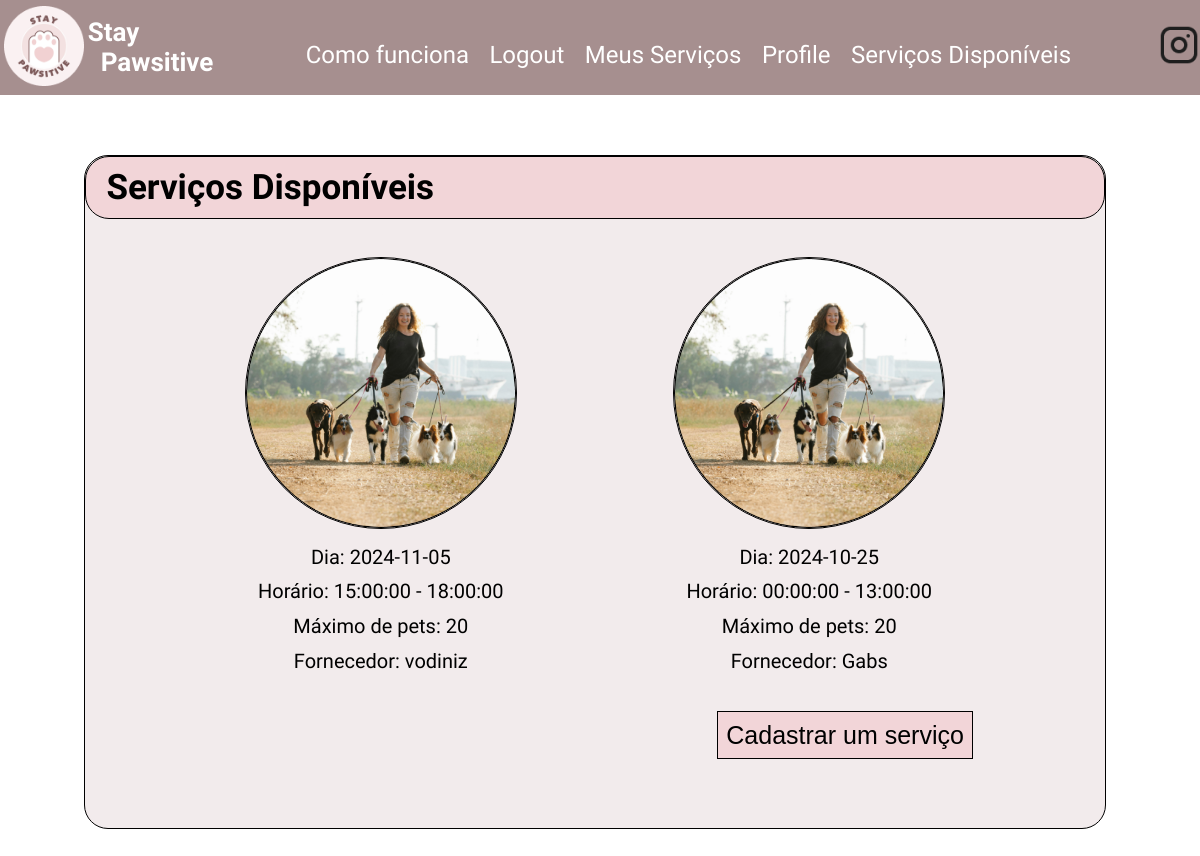
The app's page /services/ (signed in) with its own data.
### app/models.py (models this page shows, shortened)
class PossibleWalk(db.Model):
    id: so.Mapped[int] = so.mapped_column(primary_key = True, autoincrement=True)
    max_pets: so.Mapped[int] = so.mapped_column()
    date: so.Mapped[datetime.date] = so.mapped_column(Date)
    start_hour: so.Mapped[time] = so.mapped_column(Time)
    end_hour: so.Mapped[time] = so.mapped_column(Time)
    username: so.Mapped[str] = so.mapped_column(sa.ForeignKey(User.username), index=True)

### app/routes.py (the view)
@app.route('/services/', methods=['GET', 'POST'])
@login_required
def services():
    possible_walks = db.session.query(PossibleWalk).filter(PossibleWalk.username != current_user.username).all()
    return render_template('services.html', title='Ver serviços disponíveis', possible_walks=possible_walks)

### app/models.py (called while the page is built)
@login.user_loader
def load_user(id):
    return db.session.get(User, int(id))

### app/templates/services.html
{% extends "base.html" %}
{% block head %}
    {{ super() }}
    <link rel="stylesheet" href="{{url_for('static', filename='styles/user.css')}}">
{% endblock head %}
{% block content %}
<div class="container">
    <div class="title">
        Serviços Disponíveis
    </div>
    <div class="pets">
        <div class="list">
            {% for walk in possible_walks %}
            <div>
                <img src="{{url_for('static', filename='images/passeio.png')}}">
                <p>Dia: {{walk.date}} </p>
                <p>Horário: {{walk.start_hour}} - {{walk.end_hour}} </p>
                <p>Máximo de pets: {{walk.max_pets}} </p>
                <p>Fornecedor: {{walk.username}}
            </div>
            {% endfor%}
        </div>
        <button onclick="redirect_new_walk()">Cadastrar um serviço</button>
</div>
{% endblock %}

### app/static/styles/base.css (style rules this page uses)
:root { font-size: 62.5%; }
body { font-family: 'Montserrat Alternates', sans-serif; font-style: normal; margin: 0; padding: 0; }

### app/static/styles/user.css (style rules this page uses)
body { font-family: 'Montserrat Alternates', sans-serif; font-style: normal; margin: 0; padding: 0; min-height: 1000px; }
html { margin: 0; padding: 0; height: 100%; }
.container { width: 85%; background-color: #F2EBEC; margin-left: 7%; margin-top: 5%; border: 1px solid #F2D5D8; border-radius: 24px; padding-bottom: 4%; border: 0.5px solid black; }
.title { background-color: #F2D5D8; padding: 1% 2%; border-radius: 24px; border: 0.5px solid black; font-size: 35px; font-weight: 700; }
.pets { display: flex; flex-direction: column; padding: 2% 8%; }
.pets > button, .services > button { background-color: #F2D5D8; font-size: 25px; font-weight: 400; padding: 1%; border: 1px solid black; align-self: flex-end; margin-right: 5rem; margin-top: 1rem; }
.list { display: flex; flex-wrap: wrap; justify-content: space-around; text-align: center; font-size: 20px; }
.list > div { padding: 2% 0%; }
.list img { width: 27rem; height: 27rem; border-radius: 50%; border: 1px solid black; }
.list p { margin-top: 4%; margin-bottom: 4%; }

### records on screen
PossibleWalk: date "2024-11-05", start_hour "15:00:00", end_hour "18:00:00", max_pets "20", username "vodiniz"
PossibleWalk: date "2024-10-25", start_hour "00:00:00", end_hour "13:00:00", max_pets "20", username "Gabs"
